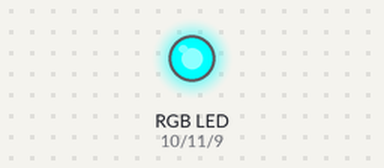
A sketch run on a simulated Arduino Uno, built with avr-gcc and run on an emulated ATmega328P. On the bench: an RGB LED mixed from three pins (HIGH = lit).

Above: at 0.1 s.
At 1.1 s:
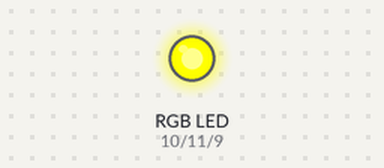
At 2.7 s:
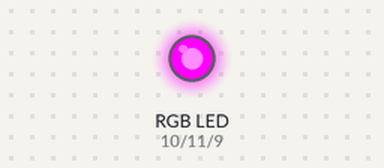
Timing chart, 0 to 3.0 s (numbered marks = the images above):
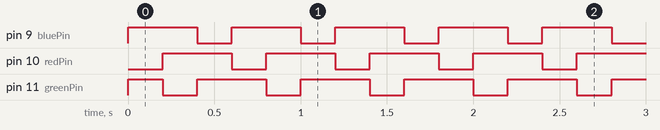

The sketch:

rgbLed.ino
```cpp
int bluePin = 9;
int redPin = 10;
int greenPin = 11;
void setup() {
  // put your setup code here, to run once:
  pinMode(redPin, OUTPUT);
  pinMode(greenPin, OUTPUT);
  pinMode(bluePin, OUTPUT);
}

void loop() {
  // put your main code here, to run repeatedly:
  digitalWrite(greenPin, HIGH);
  digitalWrite(bluePin, HIGH);
  digitalWrite(redPin, LOW);
  delay(200);

  digitalWrite(greenPin, LOW);
  digitalWrite(bluePin, HIGH);
  digitalWrite(redPin, HIGH);
  delay(200);

  digitalWrite(greenPin, HIGH);
  digitalWrite(bluePin, LOW);
  digitalWrite(redPin, HIGH);
  delay(200);
}
```

Measured:
- by itself, pin 9 (bluePin), pin 10 (redPin): alternates HIGH for 0.40 s and LOW for 0.20 s
- by itself, pin 11 (greenPin): repeats every 0.60 s: LOW 0.20 s, HIGH 0.40 s
- by itself, everything shown: repeats every 0.60 s, in 3 steps
